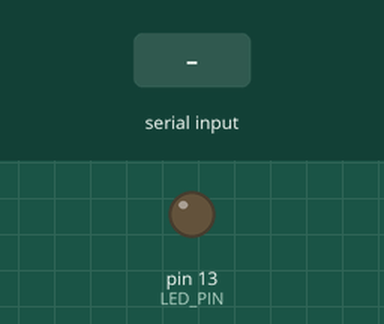
Recording of a sketch running on a simulated Arduino Uno, built with avr-gcc and run on an emulated ATmega328P. Parts: output pins drawn as LEDs (lit = HIGH). The inputs (shaded band) are chosen by the test bench. Random numbers use the default seed unless the sketch sets one.

Above: at 1.8 s.
1.9 s: "1" received over the second serial link
At 2.8 s:
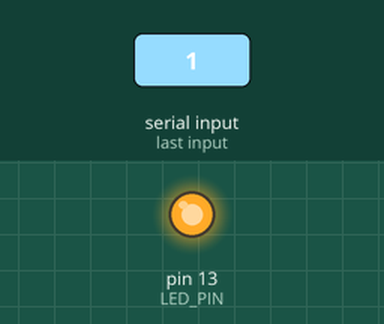
3.6 s: "2" received over the second serial link
At 4.0 s:
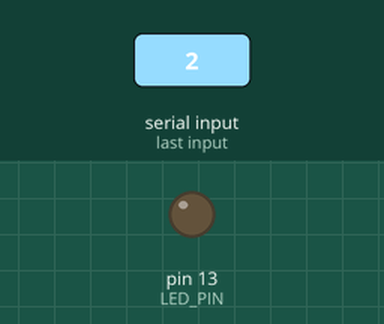
Timing chart, 0 to 6.6 s (numbered marks = the images above; inputs shaded):
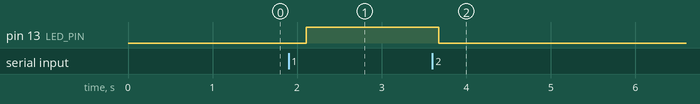

The sketch:

bluetooth.ino
```cpp
/**
 * Code that test the bluetooth communications.
 *
 * @author WALL-O Dev Team.
 * @version 1.0.0
 * @since December 26th 2022
 */
#include <SoftwareSerial.h>
#include <time.h>

#define LED_PIN 13
#define BL_RXD 10
#define BL_TXD 11

bool running = false;

// if the robot should follow a line
bool lineTrackingActivation = true;

// if the robot is detecting a line
bool detect = false;

long duration, distance, distanceDepart, distanceGauche, distanceDroite, distanceAvant;

SoftwareSerial BluetoothSerial(BL_RXD, BL_TXD);

void setup() {
  pinMode(LED_PIN, OUTPUT);

  digitalWrite(LED_PIN, LOW);

  Serial.begin(9600);

  BluetoothSerial.begin(9600);
  randomSeed(analogRead(0));
}
void loop() {
  communicate();
  if (running) {
    digitalWrite(LED_PIN, HIGH);
  } else {
    digitalWrite(LED_PIN, LOW);
  }
  generateRandomValues();
  delay(500);
}

void communicate() {
  int state;
  bool commandReply = false;
  state = BluetoothSerial.read();

  if (state == '1') {
    running = true;
    commandReply = true;
    state = 0;
  }
  else if (state == '2') {
    running = false;
    commandReply = true;
    state = 0;
  }
  else if (state == '3') {
    commandReply = true;
    state = 0;
  }
  else if (state == '4') {
    lineTrackingActivation = true;
    commandReply = true;
    state = 0;
  }
  else if (state == '5') {
    lineTrackingActivation = false;
    commandReply = true;
    state = 0;
  }
  else {
    state = 0;
  }
  BluetoothSerial.println(String(running)+";"+String(distance)+";"+String(distanceGauche)+";"+String(distanceAvant)+";"+String(distanceDroite)+";"+String(lineTrackingActivation)+";"+String(detect)+";"+String(commandReply));
}

void generateRandomValues() {
  distance = random(100);
  distanceGauche = random(50);
  distanceAvant = random(30);
  distanceDroite = random(50);
}
```

Measured:
- after the input at 1.9 s, pin 13 (LED_PIN): LOW → HIGH after 0.21 s
- after the input at 3.6 s, pin 13 (LED_PIN): HIGH → LOW after 0.07 s
